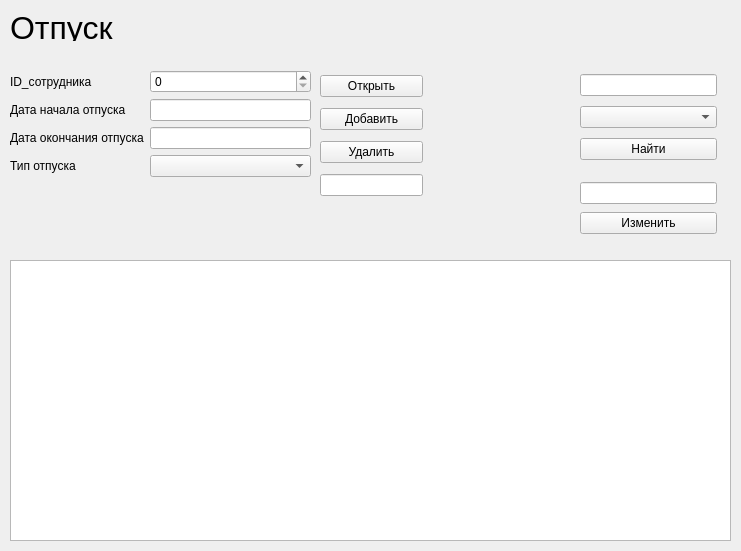
<?xml version="1.0" encoding="UTF-8"?>
<ui version="4.0">
 <class>Form</class>
 <widget class="QWidget" name="Form">
  <property name="geometry">
   <rect>
    <x>0</x>
    <y>0</y>
    <width>741</width>
    <height>551</height>
   </rect>
  </property>
  <property name="windowTitle">
   <string>Form</string>
  </property>
  <widget class="QTableWidget" name="tableWidget">
   <property name="geometry">
    <rect>
     <x>10</x>
     <y>260</y>
     <width>721</width>
     <height>281</height>
    </rect>
   </property>
  </widget>
  <widget class="QWidget" name="layoutWidget_4">
   <property name="geometry">
    <rect>
     <x>320</x>
     <y>70</y>
     <width>103</width>
     <height>134</height>
    </rect>
   </property>
   <layout class="QVBoxLayout" name="verticalLayout">
    <item>
     <widget class="QPushButton" name="pushButton">
      <property name="text">
       <string>Открыть</string>
      </property>
     </widget>
    </item>
    <item>
     <widget class="QPushButton" name="pushButton_2">
      <property name="text">
       <string>Добавить</string>
      </property>
     </widget>
    </item>
    <item>
     <widget class="QPushButton" name="pushButton_3">
      <property name="text">
       <string>Удалить</string>
      </property>
     </widget>
    </item>
    <item>
     <widget class="QLineEdit" name="lineEdit_8"/>
    </item>
   </layout>
  </widget>
  <widget class="QWidget" name="layoutWidget">
   <property name="geometry">
    <rect>
     <x>580</x>
     <y>70</y>
     <width>137</width>
     <height>94</height>
    </rect>
   </property>
   <layout class="QVBoxLayout" name="verticalLayout_2">
    <item>
     <widget class="QLineEdit" name="lineEdit_10"/>
    </item>
    <item>
     <widget class="QComboBox" name="comboBox_2"/>
    </item>
    <item>
     <widget class="QPushButton" name="pushButton_6">
      <property name="text">
       <string>Найти</string>
      </property>
     </widget>
    </item>
   </layout>
  </widget>
  <widget class="QWidget" name="layoutWidget_3">
   <property name="geometry">
    <rect>
     <x>580</x>
     <y>180</y>
     <width>137</width>
     <height>58</height>
    </rect>
   </property>
   <layout class="QVBoxLayout" name="verticalLayout_3">
    <item>
     <widget class="QLineEdit" name="lineEdit_11"/>
    </item>
    <item>
     <widget class="QPushButton" name="pushButton_11">
      <property name="text">
       <string>Изменить</string>
      </property>
     </widget>
    </item>
   </layout>
  </widget>
  <widget class="QLabel" name="label_9">
   <property name="geometry">
    <rect>
     <x>10</x>
     <y>10</y>
     <width>681</width>
     <height>31</height>
    </rect>
   </property>
   <property name="minimumSize">
    <size>
     <width>0</width>
     <height>31</height>
    </size>
   </property>
   <property name="text">
    <string>&lt;html&gt;&lt;head/&gt;&lt;body&gt;&lt;p&gt;&lt;span style=&quot; font-size:24pt;&quot;&gt;Отпуск&lt;/span&gt;&lt;/p&gt;&lt;/body&gt;&lt;/html&gt;</string>
   </property>
  </widget>
  <widget class="QWidget" name="layoutWidget_2">
   <property name="geometry">
    <rect>
     <x>10</x>
     <y>70</y>
     <width>301</width>
     <height>171</height>
    </rect>
   </property>
   <layout class="QFormLayout" name="formLayout">
    <item row="0" column="0">
     <widget class="QLabel" name="label">
      <property name="text">
       <string>ID_сотрудника</string>
      </property>
     </widget>
    </item>
    <item row="0" column="1">
     <widget class="QSpinBox" name="spinBox_2"/>
    </item>
    <item row="1" column="0">
     <widget class="QLabel" name="label_2">
      <property name="text">
       <string>Дата начала отпуска</string>
      </property>
     </widget>
    </item>
    <item row="1" column="1">
     <widget class="QLineEdit" name="lineEdit_2"/>
    </item>
    <item row="2" column="0">
     <widget class="QLabel" name="label_3">
      <property name="text">
       <string>Дата окончания отпуска</string>
      </property>
     </widget>
    </item>
    <item row="2" column="1">
     <widget class="QLineEdit" name="lineEdit_3"/>
    </item>
    <item row="3" column="0">
     <widget class="QLabel" name="label_7">
      <property name="text">
       <string>Тип отпуска</string>
      </property>
     </widget>
    </item>
    <item row="3" column="1">
     <widget class="QComboBox" name="comboBox_3"/>
    </item>
   </layout>
  </widget>
 </widget>
 <resources/>
 <connections/>
</ui>
